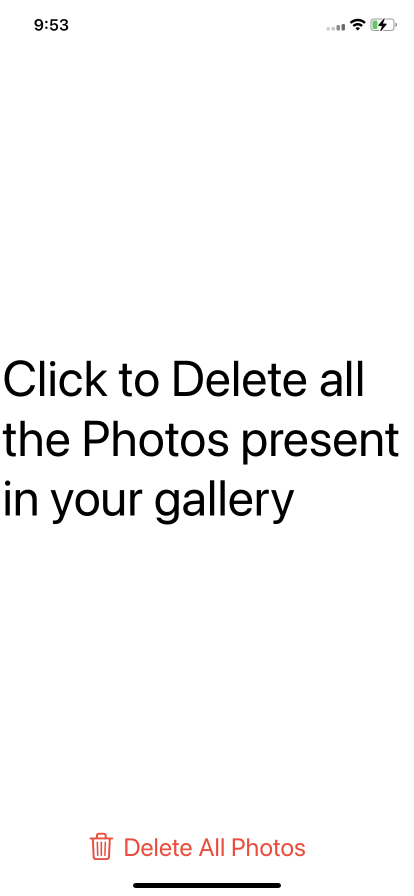
#> input picture python/images/IMG_0011.PNG, 828 x 1792 px, found by its file name (shown at 1/2 size)
$ python resize.py
#> lines starting #> are read from the running program, lines starting #| are printed output that depends on the picture
from PIL import Image

class Resize_Images():
    def __init__(self):
        return

    def resize(self,size,image_path,output_path):
#> called with size = (2048, 2732), image_path = 'IMG_0011.png', output_path = 'ipad_2nd.png'
        original_image = Image.open(image_path)
#> original_image is the input picture: PIL image 828x1792 RGB; mean R, G, B 246.7, 246.2, 246.1
        width, height = original_image.size
#> width = 828; height = 1792
        print("The original image size is: (%d, %d)" % (width, height))
#| The original image size is: (828, 1792)

        resized_image = original_image.resize(size)
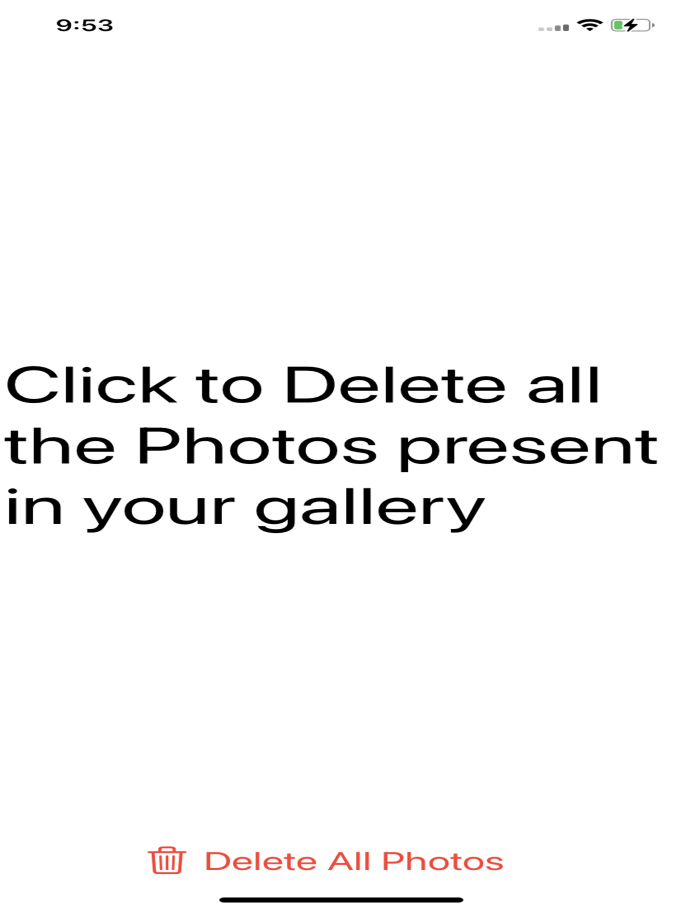
#> resized_image: PIL image 2048x2732 RGB (shown at 1/3 size); mean R, G, B 246.7, 246.2, 246.1
        width, height = resized_image.size
#> width = 2048; height = 2732
        print("The resized image size is: (%d, %d)" % (width, height))
#| The resized image size is: (2048, 2732)
        resized_image.show()
        resized_image.save(output_path)


image_path = "IMG_0011.png"
output_path = "ipad_2nd.png"
size = (2048,2732)
obj = Resize_Images()
obj.resize(size,image_path, output_path)
